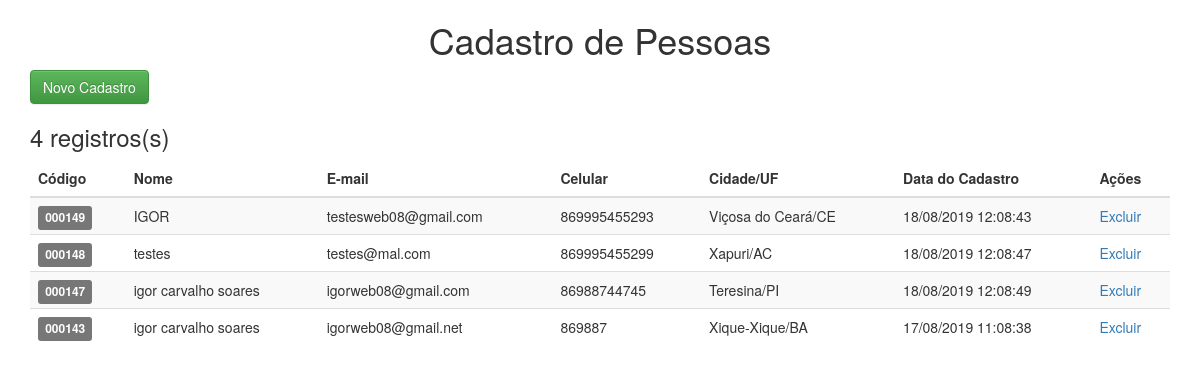
The page / on the database its author committed.
### tables this page shows
CREATE TABLE `cadastros` (
  `id` int(11) NOT NULL AUTO_INCREMENT,
  `nome` varchar(255) DEFAULT NULL,
  `email` varchar(255) DEFAULT NULL,
  `telefone` varchar(50) DEFAULT NULL,
  `celular` varchar(255) DEFAULT NULL,
  `datacadastro` datetime DEFAULT NULL,
  `id_estado` int(11) DEFAULT NULL,
  `id_cidade` int(11) DEFAULT NULL,
  `data_cadastro` datetime DEFAULT '0000-00-00 00:00:00',
  PRIMARY KEY (`id`)
);

CREATE TABLE `cidade` (
  `id_cidade` int(11) NOT NULL AUTO_INCREMENT,
  `nom_cidade` text NOT NULL,
  `id_estado` int(11) NOT NULL,
  PRIMARY KEY (`id_cidade`),
  KEY `fk_cidade_estado1_idx` (`id_estado`),
  CONSTRAINT `fk_cidade_estado1` FOREIGN KEY (`id_estado`) REFERENCES `estado` (`id_estado`) ON DELETE NO ACTION ON UPDATE NO ACTION
);

CREATE TABLE `estado` (
  `id_estado` int(11) NOT NULL AUTO_INCREMENT,
  `nom_estado` text NOT NULL,
  `sgl_estado` varchar(2) NOT NULL,
  `id_pais` int(11) DEFAULT NULL,
  PRIMARY KEY (`id_estado`)
);

### application/controllers/Home.php (called while the page is built, shortened)
<?php
class Home extends CI_Controller {
	public function index(){
		$variaveis['cadastros'] = $this->m_cadastros->get();
		$this->load->view('v_home', $variaveis);
	}
}

### index.php (called while the page is built, shortened)
<?php
require_once BASEPATH.'core/CodeIgniter.php';

### application/models/M_cadastros.php (called while the page is built, shortened)
<?php
class M_cadastros extends CI_Model {
	public function get($id = null){
		$this->db->select('*');
		$this->db->from('cadastros');
		$this->db->join('cidade', 'cadastros.id_cidade = cidade.id_cidade');
		$this->db->join('estado', 'cadastros.id_estado = estado.id_estado');
		$this->db->order_by("id", 'desc');
		return $this->db->get();
	}
}

### application/views/v_home.php (the view, shortened to what this page needs)
?><!DOCTYPE html>
<html lang="pt-br">
<head>
	<?= link_tag('assets/bootstrap/css/bootstrap.min.css') ?>
	<?= link_tag('assets/bootstrap/css/bootstrap-theme.min.css') ?>
</head>
<body>
	<div class="container">
		<h1 class="text-center">Cadastro de Pessoas</h1>
		<div class="col-md-12">
			<div class="row">
				<?= anchor('cadastro/create', 'Novo Cadastro', array('class' => 'btn btn-success')); ?>
			</div>
			<div class="row">
				<h3><?= $cadastros->num_rows(); ?> registros(s)</h3>
			</div>
			<div class="row">
			<? if ($cadastros->num_rows() > 0): ?>
				<table class="table table-striped">
					<thead>
						<tr>
							<th>Código</th>
							<th>Nome</th>
							<th>E-mail</th>
							<th>Celular</th>
							<th>Cidade/UF</th>
							<th>Data do Cadastro</th>
							<th>Ações</th>
						</tr>
					</thead>
					<tbody>
						<? foreach($cadastros -> result() as $cadastro): ?>
						<tr>
							<td>
								<span style="font-size:12px;" class="label label-default" data-toggle="" data-target=""><?= str_pad($cadastro->id, 6, 0, STR_PAD_LEFT) ?></span>
							</td>
							<td><?= $cadastro->nome ?></td>
							<td><?= $cadastro->email ?></td>
							<td><?= $cadastro->celular ?></td>
							<td><?= $cadastro->nom_cidade.'/'.$cadastro->sgl_estado ?></td>
							<td><?= date("d/m/Y H:m:s",strtotime( $cadastro->data_cadastro)) ?></td>
							<td>
								<a href="#" class='confirma_exclusao' data-id="<?= $cadastro->id ?>" data-nome="<?= $cadastro->nome ?>" />Excluir</a>
							</td>
						</tr>
						<? endforeach; ?>
					</tbody>
				</table>
				<? else: ?>
					<h4>Nenhum registro cadastrado.</h4>
				<? endif; ?>
			</div>
		</div>
	</div>
</body>
</html>

### rows shown on the page
cadastros: id "000149", nome "IGOR", email "testesweb08@gmail.com", celular "869995455293", id_cidade.nom_cidade "Viçosa do Ceará", id_estado.sgl_estado "CE", data_cadastro "18/08/2019 12:08:43"
cadastros: id "000148", nome "testes", email "testes@mal.com", celular "869995455299", id_cidade.nom_cidade "Xapuri", id_estado.sgl_estado "AC", data_cadastro "18/08/2019 12:08:47"
cadastros: id "000147", nome "igor carvalho soares", email "igorweb08@gmail.com", celular "86988744745", id_cidade.nom_cidade "Teresina", id_estado.sgl_estado "PI", data_cadastro "18/08/2019 12:08:49"
cadastros: id "000143", nome "igor carvalho soares", email "igorweb08@gmail.net", celular "869887", id_cidade.nom_cidade "Xique-Xique", id_estado.sgl_estado "BA", data_cadastro "17/08/2019 11:08:38"

### other values the page prints
$cadastros->num_rows() "4"
